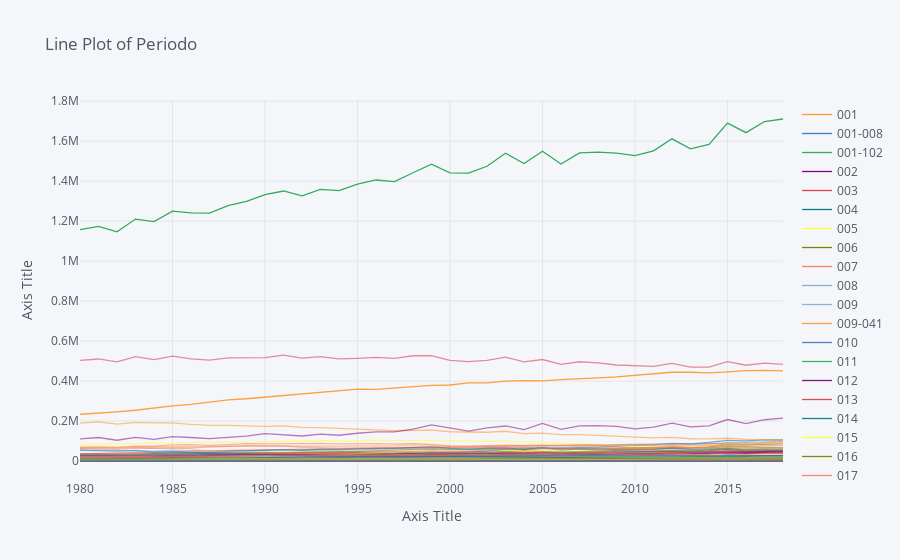

Notebook source saved alongside this figure:
### Code cell
# Cufflinks line plot
'''
dataset_line.iplot(kind='line',
                   x='VARIABLE',
                   xTitle='AXIS TITLE',
                   yTitle='AXIS TITLE',
                   title='VIZ TITLE')
'''

# Assuming 'Periodo' is the column you want to visualize in the line plot
column_to_visualize_line = 'Periodo'

# Check if the column exists in the dataset
if column_to_visualize_line in dataset.columns:
    # Create a line plot using Cufflinks and Plotly
    dataset.iplot(
        kind='line',
        x=column_to_visualize_line,
        xTitle='Axis Title',
        yTitle='Axis Title',
        title=f'Line Plot of {column_to_visualize_line}'
    )
else:
    print(f"The column '{column_to_visualize_line}' does not exist in the dataset.")
